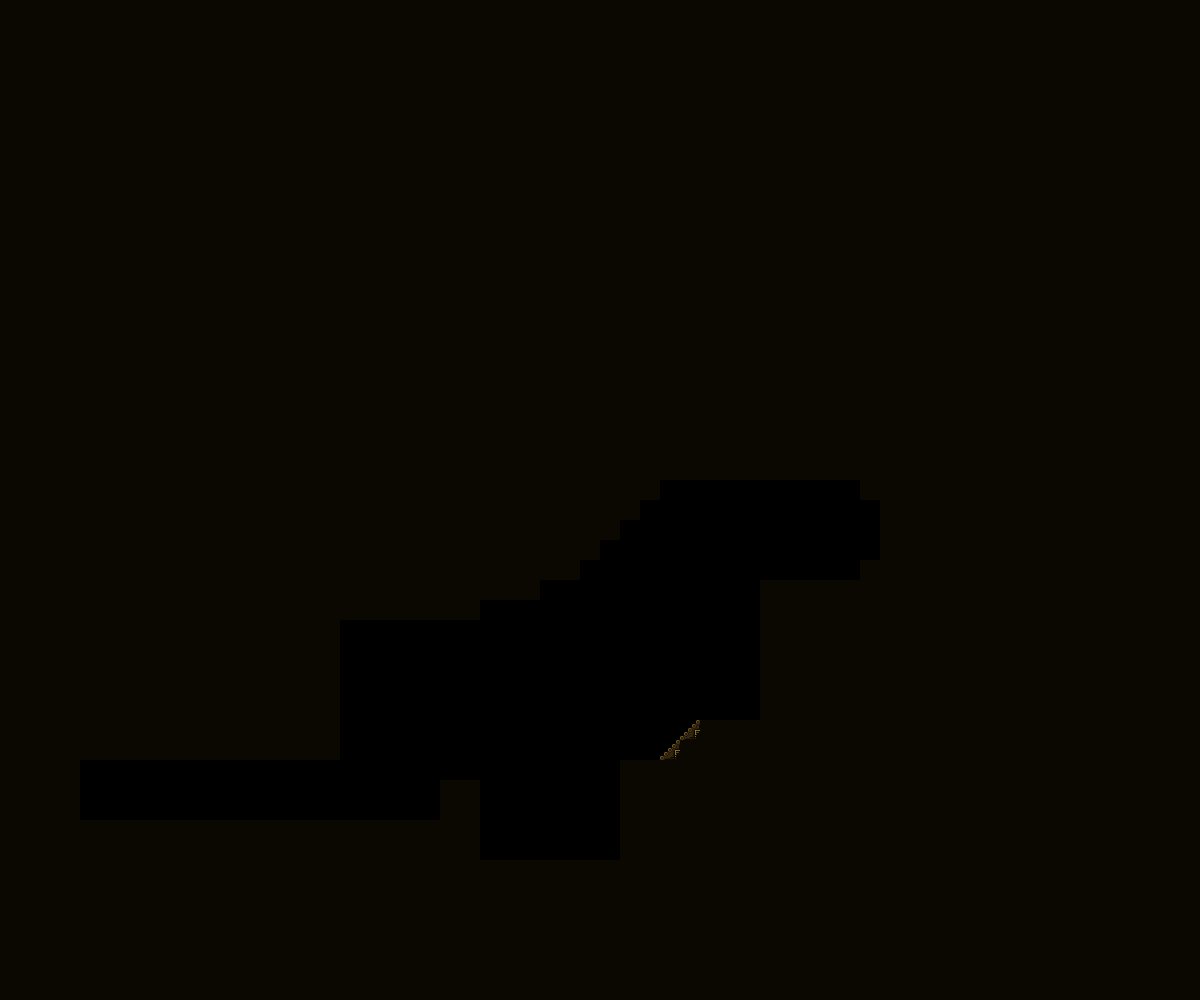

A 2D game scene composited from a Tiled map and its tileset images. What follows is a short description and the map's XML, with each tile layer's data collapsed to a summary:
An orthogonal 60x50 tile map with 20x20 px tiles, 3 tile layers (tilesbg, tiles, ooze), 2 tilesets and 11 objects (2x sign, player, goal).

<map version="1.0" orientation="orthogonal" renderorder="right-down" width="60" height="50" tilewidth="20" tileheight="20" nextobjectid="152">
 <tileset firstgid="1" name="tilesnew" tilewidth="20" tileheight="20" tilecount="200" columns="10">
  <image source="../images/tilesnew.png" width="200" height="400" />
  <terraintypes>
   <terrain name="terrain" tile="-1" />
   <terrain name="Stone" tile="84" />
   <terrain name="Black" tile="94" />
  </terraintypes>
  <tile id="0" terrain="2,2,2,2" />
  <tile id="5" terrain="2,2,2,1" />
  <tile id="6" terrain="2,2,1,1" />
  <tile id="7" terrain="2,2,1,2" />
  <tile id="8" terrain="1,1,1,2" />
  <tile id="9" terrain="1,1,2,1" />
  <tile id="15" terrain="2,1,2,1" />
  <tile id="16" terrain="1,1,1,1" />
  <tile id="17" terrain="1,2,1,2" />
  <tile id="18" terrain="1,2,1,1" />
  <tile id="19" terrain="2,1,1,1" />
  <tile id="25" terrain="2,1,2,2" />
  <tile id="26" terrain="1,1,2,2" />
  <tile id="27" terrain="1,2,2,2" />
 </tileset>
 <tileset firstgid="201" name="props" tilewidth="64" tileheight="64" tilecount="3" columns="0">
  <tile id="0">
   <image width="33" height="29" source="../images/sign.png" />
  </tile>
  <tile id="1">
   <image width="32" height="64" source="../images/stalactite.png" />
  </tile>
  <tile id="2">
   <image width="64" height="32" source="../images/tut_move.png" />
  </tile>
 </tileset>
 <objectgroup name="Background props">
  <object id="141" gid="202" x="416" y="684" width="32" height="64">
   <properties>
    <property name="scrollx" value="0.8" />
   </properties>
  </object>
  <object id="142" gid="202" x="447" y="677" width="32" height="64">
   <properties>
    <property name="scrollx" value="1.2" />
   </properties>
  </object>
  <object id="148" gid="201" x="345.5" y="821" width="9.5" height="10.75" />
  <object id="150" gid="201" x="322.75" y="820.125" width="19.5" height="17.125" />
  <object id="151" gid="201" x="281.5" y="821.188" width="34" height="30.9375" />
 </objectgroup>
 <layer name="tilesbg" width="60" height="50">
  <data>[3000 cells, 0 non-empty, 0 distinct tile ids]</data>
 </layer>
 <layer name="tiles" width="60" height="50">
  <data>[3000 cells, 2683 non-empty, 2 distinct tile ids]</data>
 </layer>
 <layer name="ooze" width="60" height="50">
  <data>[3000 cells, 0 non-empty, 0 distinct tile ids]</data>
 </layer>
 <objectgroup name="Entities">
  <object id="1" name="player" type="player" x="120" y="780" width="20" height="40" />
  <object id="2" name="goal" type="goal" x="800" y="540" width="20" height="40" />
  <object id="3" name="sign" type="sign" x="580" y="840" width="20" height="20">
   <properties>
    <property name="text" value="This ledge is too high... but we have rocket power!\n$Aim down$ and $shoot$ at your feet to $ROCKET JUMP$!\n\n(Shoot: Left mouse button or gamepad right trigger)" />
   </properties>
  </object>
  <object id="6" name="sign" type="sign" x="380" y="800" width="20" height="20">
   <properties>
    <property name="text" value="You can jump up small ledges, like this one!\n\n(Jump: W or SPACE keys, or Gamepad button A)" />
   </properties>
  </object>
  <object id="135" gid="203" x="165.333" y="810" width="64" height="32" />
  <object id="136" gid="203" x="99.167" y="719.333" width="194.667" height="109.333">
   <properties>
    <property name="scrollx" value="1.00001" />
   </properties>
  </object>
 </objectgroup>
 <objectgroup name="Foreground props" />
</map>
